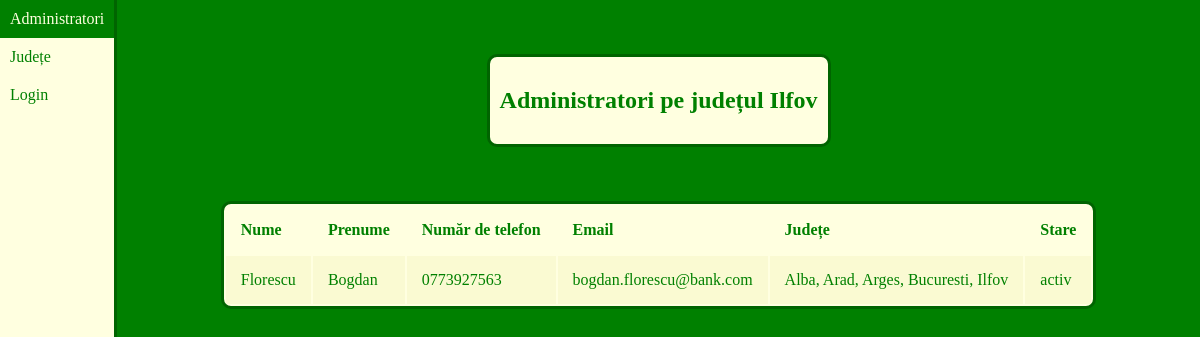
/county/Ilfov/, run on the app's committed database.
### counties/models.py (models this page shows, shortened)
class County(models.Model):
    admins = models.ManyToManyField(User)
    county_name = models.CharField(max_length=25)

class User(AbstractUser):
    phone = models.CharField(max_length=25, default='None')
    state = models.CharField(max_length=25, default='activ')

### counties/views.py (the view)
# urls.py: path("county/<str:county_name>/", views.county, name="county"),
def county(request, county_name):
    user_state = request.user.is_authenticated
    current_user = request.user
    admin_list = User.objects.filter(state="activ", county__county_name=county_name).order_by('last_name')
    county_name = get_object_or_404(County, county_name=county_name).county_name
    context = {
        'user_state': user_state,
        'county_name': county_name,
        'admin_list': admin_list,
        'current_user': current_user
    }
    return render(request, 'counties/county.html', context)

### counties/templates/counties/county.html (shortened to what this page needs)
{% load static %}
<!DOCTYPE html>
<html lang="en">
    <head>
        <link rel="stylesheet" href="{% static 'counties/style.css' %}">
    </head>
    <body>
        <div class="container">
            <nav>
                <ul>
                    <li class="nav_li"><a href="{% url 'counties:all_admins' %}">Administratori</a></li>
                    <li class="nav_li"><a href="{% url 'counties:index' %}">Județe</a></li>
                    {% if user_state %}
                        <li class="nav_li"><a href="{% url 'counties:logout' %}">Logout</a></li>
                    {% else %}
                        <li class="nav_li"><a href="{% url 'counties:login' %}">Login</a></li>
                    {% endif %}
                </ul>
            </nav>
            <main>
                {% if admin_list %}
                    <header>
                        <h2>Administratori pe județul {{ county_name }}</h2>
                    </header>
                    <table>
                        <tr>
                            <th>Nume</th>
                            <th>Prenume</th>
                            <th>Număr de telefon</th>
                            <th>Email</th>
                            <th>Județe</th>
                            <th>Stare</th>
                        </tr>
                        {% for admin in admin_list %}
                            <tr>
                                {% if admin.last_name == current_user.last_name and admin.first_name == current_user.first_name %}
                                    <td><a href="{% url 'counties:edit' admin.last_name admin.first_name %}"> {{ admin.last_name }} </a></td>
                                {% else %}
                                    <td>{{ admin.last_name }}</td>
                                {% endif %}
                                <td>{{ admin.first_name }}</td>
                                <td>{{ admin.phone }}</td>
                                <td>{{ admin.email }}</td>
                                <td>
                                    {% for county in admin.county_set.all %}
                                        {% if forloop.last %}
                                            {{ county.county_name }}
                                        {% else %}
                                            {{ county.county_name }},
                                        {% endif %}
                                    {% endfor %}
                                </td>
                                <td> {{ admin.state }}</td>
                            </tr>
                        {% endfor %}
                    </table>
                {% else %}
                    <header class="oops_header">
                        <h1>Nu sunt administratori disponibili in județul {{ county_name }}</h1>
                    </header>
                {% endif %}
            </main>
        </div>
    </body>
</html>

### counties/static/counties/style.css (style rules this page uses)
body, html { margin: 0; padding: 0; background: green; }
.container { display: grid; grid-template-columns: auto 1fr; height: 100vh; }
nav { background: lightyellow; border-right: solid darkgreen; }
ul { list-style-type: none; padding: 0; margin-top: 0; overflow: auto; }
li a { padding: 10px; display: block; color: green; text-decoration: none; }
main { display: flex; flex-direction: column; overflow: auto; }
header { margin-top: 5%; background: lightyellow; color: green; border: darkgreen solid; padding: 10px; border-radius: 10px; align-self: center; }
table { border-radius: 10px; margin-top: 5%; margin-bottom: 5%; background: lightyellow; border: darkgreen solid; overflow: auto; align-self: center; }
tr:nth-child(even) { background-color: lightgoldenrodyellow; }
th { padding: 15px; text-align: left; color: green; }
td { padding: 15px; text-align: left; color: green; }

### data on the page
County: county_name "Ilfov"
User: last_name "Florescu", first_name "Bogdan", phone "0773927563", email "bogdan.florescu@bank.com", state "activ"
County: county_name "Alba"
County: county_name "Arad"
County: county_name "Arges"
County: county_name "Bucuresti"
